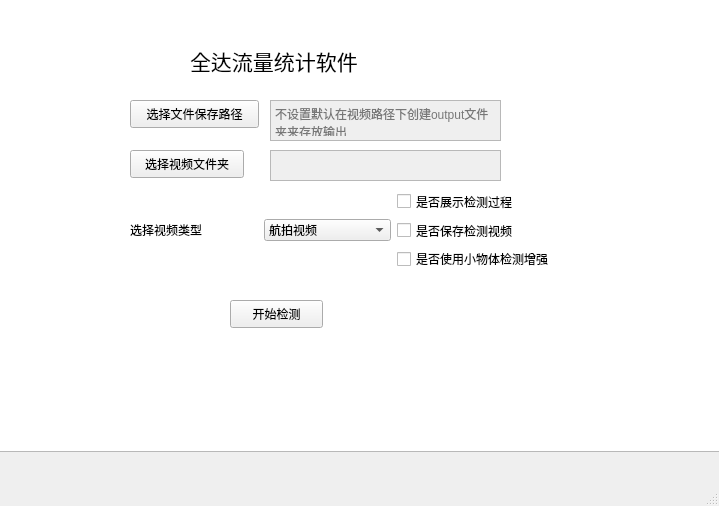
<?xml version="1.0" encoding="UTF-8"?>
<ui version="4.0">
 <class>MainWindow</class>
 <widget class="QMainWindow" name="MainWindow">
  <property name="geometry">
   <rect>
    <x>0</x>
    <y>0</y>
    <width>719</width>
    <height>506</height>
   </rect>
  </property>
  <property name="windowTitle">
   <string>MainWindow</string>
  </property>
  <widget class="QWidget" name="centralwidget">
   <widget class="QWidget" name="horizontalLayoutWidget">
    <property name="geometry">
     <rect>
      <x>130</x>
      <y>190</y>
      <width>424</width>
      <height>80</height>
     </rect>
    </property>
    <layout class="QHBoxLayout" name="horizontalLayout_4">
     <item>
      <layout class="QVBoxLayout" name="verticalLayout_2">
       <item>
        <layout class="QHBoxLayout" name="horizontalLayout_3">
         <item>
          <widget class="QLabel" name="label">
           <property name="text">
            <string>选择视频类型</string>
           </property>
          </widget>
         </item>
         <item>
          <widget class="QComboBox" name="video_type_box_2">
           <item>
            <property name="text">
             <string>航拍视频</string>
            </property>
           </item>
           <item>
            <property name="text">
             <string>路侧监控视频</string>
            </property>
           </item>
          </widget>
         </item>
         <item>
          <layout class="QVBoxLayout" name="verticalLayout_3">
           <item>
            <widget class="QCheckBox" name="show_video_box">
             <property name="text">
              <string>是否展示检测过程</string>
             </property>
            </widget>
           </item>
           <item>
            <widget class="QCheckBox" name="save_video_box">
             <property name="text">
              <string>是否保存检测视频</string>
             </property>
            </widget>
           </item>
           <item>
            <widget class="QCheckBox" name="save_video_box_2">
             <property name="text">
              <string>是否使用小物体检测增强</string>
             </property>
            </widget>
           </item>
          </layout>
         </item>
        </layout>
       </item>
      </layout>
     </item>
    </layout>
   </widget>
   <widget class="QPushButton" name="pushButton">
    <property name="geometry">
     <rect>
      <x>130</x>
      <y>150</y>
      <width>114</width>
      <height>28</height>
     </rect>
    </property>
    <property name="text">
     <string>选择视频文件夹</string>
    </property>
   </widget>
   <widget class="QTextBrowser" name="pathText">
    <property name="enabled">
     <bool>false</bool>
    </property>
    <property name="geometry">
     <rect>
      <x>270</x>
      <y>150</y>
      <width>231</width>
      <height>31</height>
     </rect>
    </property>
    <property name="styleSheet">
     <string notr="true">high: 30
</string>
    </property>
    <property name="tabStopWidth">
     <number>40</number>
    </property>
   </widget>
   <widget class="QTextBrowser" name="pathText_2">
    <property name="enabled">
     <bool>false</bool>
    </property>
    <property name="geometry">
     <rect>
      <x>270</x>
      <y>100</y>
      <width>231</width>
      <height>41</height>
     </rect>
    </property>
    <property name="styleSheet">
     <string notr="true">high: 30
</string>
    </property>
    <property name="documentTitle">
     <string/>
    </property>
    <property name="tabStopWidth">
     <number>40</number>
    </property>
    <property name="placeholderText">
     <string>不设置默认在视频路径下创建output文件夹来存放输出</string>
    </property>
   </widget>
   <widget class="QPushButton" name="pushButton_2">
    <property name="geometry">
     <rect>
      <x>130</x>
      <y>100</y>
      <width>129</width>
      <height>28</height>
     </rect>
    </property>
    <property name="text">
     <string>选择文件保存路径</string>
    </property>
   </widget>
   <widget class="QPushButton" name="pushButton_3">
    <property name="geometry">
     <rect>
      <x>230</x>
      <y>300</y>
      <width>93</width>
      <height>28</height>
     </rect>
    </property>
    <property name="text">
     <string>开始检测</string>
    </property>
   </widget>
   <widget class="QLabel" name="label_2">
    <property name="geometry">
     <rect>
      <x>190</x>
      <y>40</y>
      <width>231</width>
      <height>41</height>
     </rect>
    </property>
    <property name="font">
     <font>
      <family>楷体</family>
      <pointsize>16</pointsize>
     </font>
    </property>
    <property name="styleSheet">
     <string notr="true">background-color: rgb(255, 255, 255);</string>
    </property>
    <property name="text">
     <string>全达流量统计软件</string>
    </property>
   </widget>
   <widget class="QListView" name="listView">
    <property name="geometry">
     <rect>
      <x>-5</x>
      <y>-9</y>
      <width>731</width>
      <height>461</height>
     </rect>
    </property>
    <property name="styleSheet">
     <string notr="true">border-image: url(:/img/background.png)</string>
    </property>
   </widget>
   <zorder>listView</zorder>
   <zorder>horizontalLayoutWidget</zorder>
   <zorder>pushButton</zorder>
   <zorder>pathText</zorder>
   <zorder>pathText_2</zorder>
   <zorder>pushButton_2</zorder>
   <zorder>pushButton_3</zorder>
   <zorder>label_2</zorder>
  </widget>
  <widget class="QMenuBar" name="menubar">
   <property name="geometry">
    <rect>
     <x>0</x>
     <y>0</y>
     <width>719</width>
     <height>26</height>
    </rect>
   </property>
  </widget>
  <widget class="QStatusBar" name="statusbar"/>
 </widget>
 <resources>
  <include location="back.qrc"/>
 </resources>
 <connections>
  <connection>
   <sender>pushButton</sender>
   <signal>clicked()</signal>
   <receiver>MainWindow</receiver>
   <slot>selectFile()</slot>
   <hints>
    <hint type="sourcelabel">
     <x>431</x>
     <y>343</y>
    </hint>
    <hint type="destinationlabel">
     <x>530</x>
     <y>279</y>
    </hint>
   </hints>
  </connection>
  <connection>
   <sender>show_video_box</sender>
   <signal>stateChanged(int)</signal>
   <receiver>MainWindow</receiver>
   <slot>change_if_show_video()</slot>
   <hints>
    <hint type="sourcelabel">
     <x>590</x>
     <y>374</y>
    </hint>
    <hint type="destinationlabel">
     <x>879</x>
     <y>403</y>
    </hint>
   </hints>
  </connection>
  <connection>
   <sender>save_video_box</sender>
   <signal>stateChanged(int)</signal>
   <receiver>MainWindow</receiver>
   <slot>change_if_save_video()</slot>
   <hints>
    <hint type="sourcelabel">
     <x>614</x>
     <y>416</y>
    </hint>
    <hint type="destinationlabel">
     <x>823</x>
     <y>121</y>
    </hint>
   </hints>
  </connection>
  <connection>
   <sender>pushButton_3</sender>
   <signal>clicked()</signal>
   <receiver>MainWindow</receiver>
   <slot>start()</slot>
   <hints>
    <hint type="sourcelabel">
     <x>512</x>
     <y>475</y>
    </hint>
    <hint type="destinationlabel">
     <x>425</x>
     <y>609</y>
    </hint>
   </hints>
  </connection>
  <connection>
   <sender>pushButton_2</sender>
   <signal>clicked()</signal>
   <receiver>MainWindow</receiver>
   <slot>selectSavePath()</slot>
   <hints>
    <hint type="sourcelabel">
     <x>366</x>
     <y>275</y>
    </hint>
    <hint type="destinationlabel">
     <x>197</x>
     <y>163</y>
    </hint>
   </hints>
  </connection>
 </connections>
 <slots>
  <slot>selectFile()</slot>
  <slot>selectSavePath()</slot>
  <slot>change_if_show_video()</slot>
  <slot>change_if_save_video()</slot>
  <slot>start()</slot>
 </slots>
</ui>
